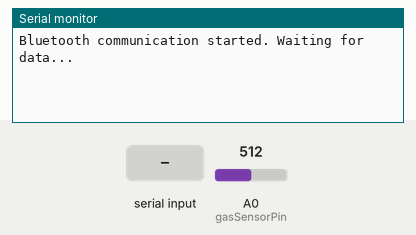
A sketch run on a simulated Arduino Uno, built with avr-gcc and run on an emulated ATmega328P. Shown: the last lines printed to the serial monitor. The test bench sets the inputs (shaded band); at power-on: A0 (gasSensorPin) = 512.

Above: at 1.2 s.
1.3 s: A0 (gasSensorPin) set to 716
At 4.2 s:
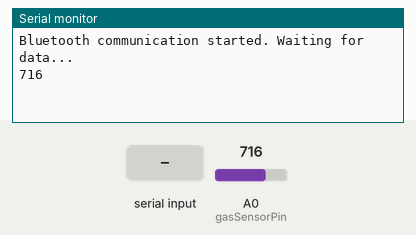
7.5 s: "1" received over the second serial link
At 8.7 s:
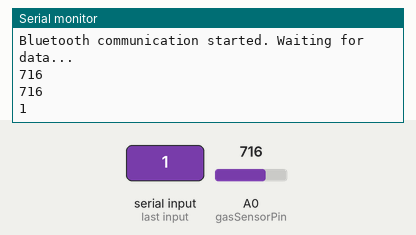
9.0 s: "0" received over the second serial link
At 9.9 s:
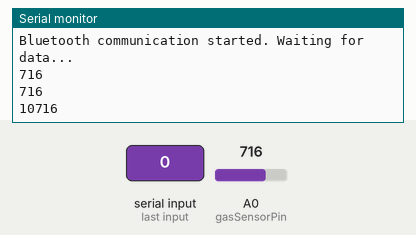
10.5 s: A0 (gasSensorPin) set to 900
At 12.8 s:
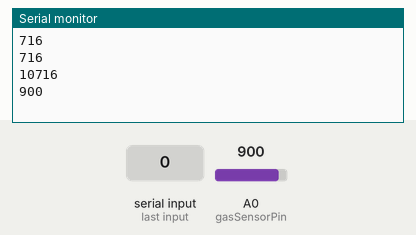
Timing chart, 0 to 13.0 s (numbered marks = the images above; inputs shaded):
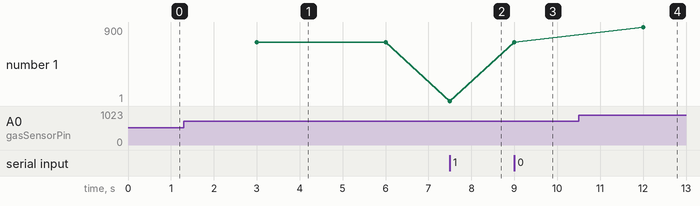

Measured:
- after the input at 1.3 s, the serial monitor: prints a new line after 1.7 s (image 1)
- after the input at 7.5 s, the serial monitor: prints a new line at once (image 2)
- after the input at 9.0 s, the serial monitor: prints a new line at once (image 3)
- after the input at 10.5 s, the serial monitor: prints a new line after 1.5 s (image 4)
- plotted number 1: 716 → 1 after the input at 7.5 s, 716 → 900 after the input at 10.5 s

The sketch:

sending_data_to_chirpstack.ino
```cpp
#include <SoftwareSerial.h>

// Define RX and TX pins for Bluetooth communication (HC-05)
#define rxPin 2
#define txPin 3
SoftwareSerial mySerial(rxPin, txPin);

// Define gas sensor pin
const int gasSensorPin = A0;  // Analog input pin for gas sensor
int gasValue = 0;              // Variable to store the gas sensor reading

// Variables to track time (for sending data every 3 seconds)
unsigned long previousMillis = 0;
const long interval = 3000;    // Interval to read the sensor (3 seconds)

void setup() {
  // Initialize communication
  mySerial.begin(38400);  // HC-05 Bluetooth module baud rate
  Serial.begin(38400);    // Serial Monitor baud rate for debugging

  // Pin modes for gas sensor pin
  pinMode(gasSensorPin, INPUT);  // Set the gas sensor pin as input

  // Initialize Bluetooth (HC-05) communication
  Serial.println("Bluetooth communication started. Waiting for data...");
}

void loop() {
  unsigned long currentMillis = millis();  // Get current time in milliseconds

  // Check if it's time to read the gas sensor (every 3 seconds)
  if (currentMillis - previousMillis >= interval) {
    previousMillis = currentMillis;  // Save the last time a reading was taken

    // Read the gas sensor value (0-1023)
    gasValue = analogRead(gasSensorPin);

    // Send only the gas value to Bluetooth
    mySerial.println(gasValue);

    // Print the data to Serial Monitor for debugging
    Serial.println(gasValue);
  }

  // If there's data received from Bluetooth (incoming from the phone)
  while (mySerial.available()) {
    char incomingChar = mySerial.read();  // Read incoming byte
    Serial.print(incomingChar);           // Print incoming byte to Serial Monitor
  }
}
```
